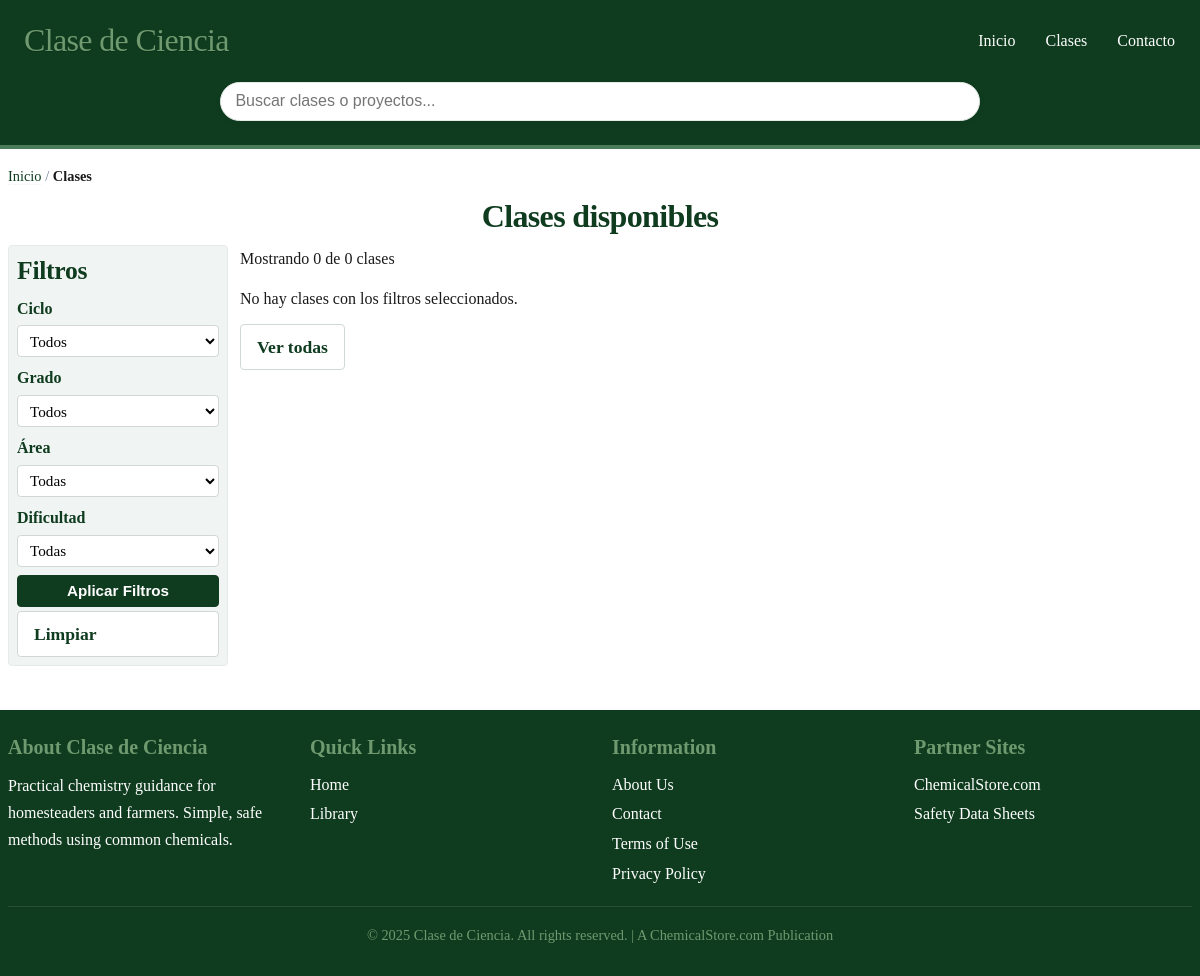
The page /catalogo.php?area=ambiental on the database as committed earlier.
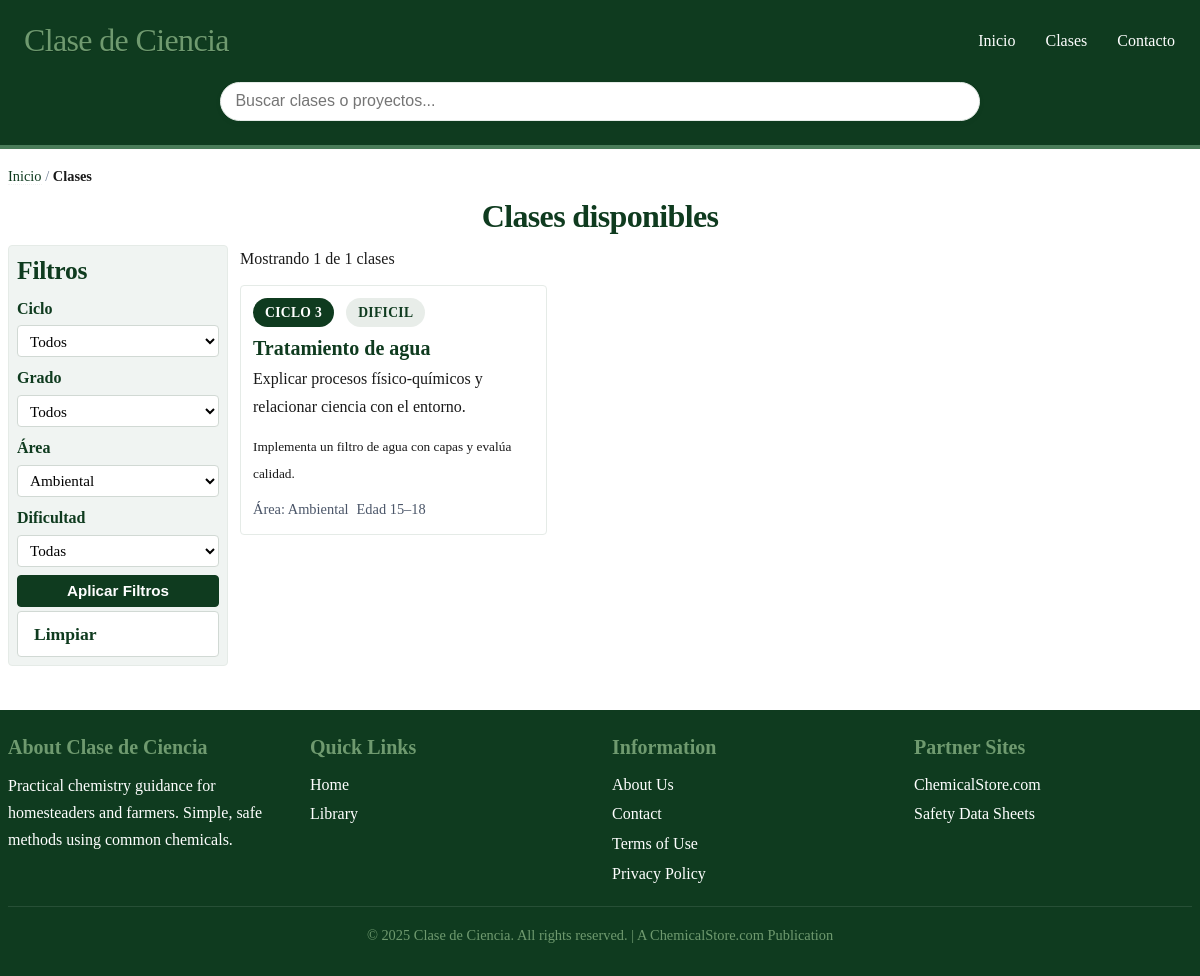
The same page on the database as committed later.
### tables this page shows
CREATE TABLE `clases` (
  `id` int(11) NOT NULL,
  `nombre` varchar(180) NOT NULL,
  `slug` varchar(180) NOT NULL,
  `ciclo` tinyint(1) NOT NULL,
  `grados` longtext DEFAULT NULL CHECK (json_valid(`grados`)),
  `dificultad` varchar(32) DEFAULT NULL,
  `duracion_minutos` int(11) DEFAULT NULL,
  `resumen` text DEFAULT NULL,
  `objetivo_aprendizaje` text DEFAULT NULL,
  `imagen_portada` varchar(255) DEFAULT NULL,
  `video_portada` varchar(255) DEFAULT NULL,
  `seguridad` longtext DEFAULT NULL CHECK (json_valid(`seguridad`)),
  `seo_title` varchar(160) DEFAULT NULL,
  `seo_description` varchar(255) DEFAULT NULL,
  `canonical_url` varchar(255) DEFAULT NULL,
  `activo` tinyint(1) NOT NULL DEFAULT 1,
  `destacado` tinyint(1) NOT NULL DEFAULT 0,
  `orden_popularidad` int(11) NOT NULL DEFAULT 0,
  `status` enum('draft','published') NOT NULL DEFAULT 'draft',
  `published_at` datetime DEFAULT NULL,
  `autor` varchar(120) DEFAULT NULL,
  `contenido_html` mediumtext DEFAULT NULL,
  `seccion_id` int(11) DEFAULT NULL,
  `created_at` datetime NOT NULL DEFAULT current_timestamp(),
  `updated_at` datetime NOT NULL DEFAULT current_timestamp() ON UPDATE current_timestamp()
);

### includes/functions.php (called while the page is built, shortened)
<?php
function h($string) {
    return htmlspecialchars($string, ENT_QUOTES, 'UTF-8');
}
function get_current_page() {
    return isset($_GET['page']) ? max(1, intval($_GET['page'])) : 1;
}
function get_offset($page = null) {
    $page = $page ?? get_current_page();
    return ($page - 1) * POSTS_PER_PAGE;
}

### catalogo.php (the view, shortened to what the changed rows need)
<?php
require_once 'config.php';
require_once 'includes/functions.php';
function cdc_get_areas($pdo) {
    $stmt = $pdo->query("SELECT id, nombre, slug FROM areas ORDER BY nombre");
    return $stmt->fetchAll();
}
function cdc_get_proyectos($pdo, $filters = [], $limit = 12, $offset = 0) {
    $params = [];
    $where = ["c.activo = 1"];
    $joins = [
        "LEFT JOIN clase_areas ca ON ca.clase_id = c.id",
        "LEFT JOIN areas a ON a.id = ca.area_id"
    ];
    if (!empty($filters['area'])) {
        $joins[] = "LEFT JOIN clase_areas ca ON ca.clase_id = c.id";
        if (is_numeric($filters['area'])) {
            $where[] = "ca.area_id = ?";
            $params[] = (int)$filters['area'];
        } else {
            $joins[] = "LEFT JOIN areas a ON a.id = ca.area_id";
            $where[] = "a.slug = ?";
            $params[] = $filters['area'];
        }
    }
    $sql = "SELECT c.*, GROUP_CONCAT(DISTINCT a.nombre SEPARATOR ', ') AS areas_nombres
            FROM clases c
            " . implode(' ', array_unique($joins)) . "
            WHERE " . implode(' AND ', $where) . "
            GROUP BY c.id
            ORDER BY c.destacado DESC, c.orden_popularidad DESC, c.updated_at DESC
            LIMIT ? OFFSET ?";
    $params[] = (int)$limit;
    $params[] = (int)$offset;
    $stmt = $pdo->prepare($sql);
    $stmt->execute($params);
    return $stmt->fetchAll();
}
function cdc_count_proyectos($pdo, $filters = []) {
    $params = [];
    $where = ["c.activo = 1"];
    $joins = [
        "LEFT JOIN clase_areas ca ON ca.clase_id = c.id",
        "LEFT JOIN areas a ON a.id = ca.area_id"
    ];
    if (!empty($filters['area'])) {
        $joins[] = "LEFT JOIN clase_areas ca ON ca.clase_id = c.id";
        if (is_numeric($filters['area'])) {
            $where[] = "ca.area_id = ?";
            $params[] = (int)$filters['area'];
        } else {
            $joins[] = "LEFT JOIN areas a ON a.id = ca.area_id";
            $where[] = "a.slug = ?";
            $params[] = $filters['area'];
        }
    }
    $sql = "SELECT COUNT(DISTINCT c.id) AS total
            FROM clases c
            " . implode(' ', array_unique($joins)) . "
            WHERE " . implode(' AND ', $where);
    $stmt = $pdo->prepare($sql);
    $stmt->execute($params);
    $row = $stmt->fetch();
    return (int)($row['total'] ?? 0);
}
$filters = [];
if (isset($_GET['area'])) $filters['area'] = $_GET['area'];
$current_page = get_current_page();
$offset = get_offset($current_page);
$areas = cdc_get_areas($pdo);
$proyectos = cdc_get_proyectos($pdo, $filters, POSTS_PER_PAGE, $offset);
$total = cdc_count_proyectos($pdo, $filters);
include 'includes/header.php';
?>
<div class="container library-page">
    <h1>Clases disponibles</h1>
    <div class="library-layout">
        <aside class="filters-sidebar">
            <h2>Filtros</h2>
            <form method="get" action="/catalogo.php" class="filters-form">
                <div class="filter-group">
                    <label>Área</label>
                    <select name="area">
                        <option value="">Todas</option>
                        <?php foreach($areas as $a): ?>
                        <option value="<?= h($a['slug']) ?>" <?= isset($filters['area']) && $filters['area']===$a['slug']?'selected':'' ?>><?= h($a['nombre']) ?></option>
                        <?php endforeach; ?>
                    </select>
                </div>
            </form>
        </aside>
        <div class="library-content">
            <div class="results-header">
                <p class="results-count">
                    Mostrando <?= count($proyectos) ?> de <?= $total ?> clases
                </p>
            </div>
            <?php if (empty($proyectos)): ?>
            <div class="no-results">
                <p>No hay clases con los filtros seleccionados.</p>
                <a href="/catalogo.php" class="btn btn-secondary">Ver todas</a>
            </div>
            <?php else: ?>
            <div class="articles-grid">
                <?php foreach ($proyectos as $p): ?>
                <article class="article-card" data-href="/proyecto.php?slug=<?= h($p['slug']) ?>">
                    <a class="card-link" href="/proyecto.php?slug=<?= h($p['slug']) ?>">
                        <div class="card-content">
                            <div class="card-meta">
                                <span class="section-badge">Ciclo <?= h($p['ciclo']) ?></span>
                                <span class="difficulty-badge"><?= h(ucfirst($p['dificultad'])) ?></span>
                            </div>
                            <h3><?= h($p['nombre']) ?></h3>
                            <?php if (!empty($p['objetivo_aprendizaje'])): ?>
                            <p class="objective"><?= h($p['objetivo_aprendizaje']) ?></p>
                            <?php endif; ?>
                            <?php if (!empty($p['resumen'])): ?>
                            <p class="excerpt"><small><?= h($p['resumen']) ?></small></p>
                            <?php endif; ?>
                            <div class="card-footer">
                                <?php
                                $edad_label = '';
                                if (!empty($p['seguridad'])) {
                                    $seg = json_decode($p['seguridad'], true);
                                    if (is_array($seg) && isset($seg['edad_min'], $seg['edad_max'])) {
                                        $edad_label = 'Edad ' . (int)$seg['edad_min'] . '–' . (int)$seg['edad_max'];
                                    }
                                }
                                $area_label = !empty($p['areas_nombres']) ? $p['areas_nombres'] : '';
                                ?>
                                <?php if ($area_label): ?><span class="area">Área: <?= h($area_label) ?></span><?php endif; ?>
                                <?php if ($edad_label): ?><span class="age"><?= h($edad_label) ?></span><?php endif; ?>
                            </div>
                        </div>
                    </a>
                </article>
                <?php endforeach; ?>
            </div>
            <?php endif; ?>
        </div>
    </div>
</div>
<?php include 'includes/footer.php'; ?>

Rows that differ between the two databases and show on the page:
added clases: ciclo "3", dificultad "DIFICIL", nombre "Tratamiento de agua", objetivo_aprendizaje "Explicar procesos físico-químicos y relacionar ciencia con el entorno.", resumen "Implementa un filtro de agua con capas y evalúa calidad.", area_label "Ambiental", seguridad "Edad 15–18"
Other text that changed with them:
form field area: "Todas" → "Ambiental"
count($proyectos): "0" → "1"
$total: "0" → "1"
text no longer shown: "No hay clases con los filtros seleccionados. Ver todas"
